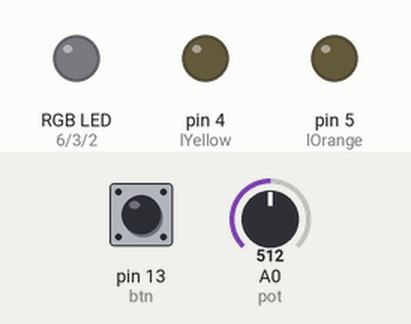
This sketch was run on a simulated Arduino Uno, built with avr-gcc and run on an emulated ATmega328P. On the bench: an RGB LED mixed from three pins (HIGH = lit), output pins drawn as LEDs (lit = HIGH). Dashed ring = blinking. The inputs (shaded band) are chosen by the test bench; at power-on: pin 13 (btn) LOW, A0 (pot) = 512.

Above: at 1.2 s.
1.3 s: pin 13 (btn) pulled HIGH for 0.15 s
At 2.5 s:
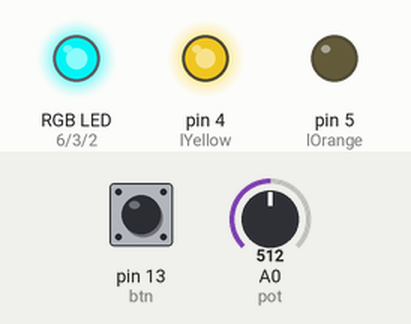
3.0 s: A0 (pot) set to 582
4.5 s: A0 (pot) set to 612
At 5.7 s:
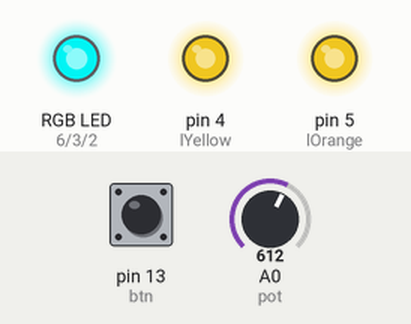
6.0 s: A0 (pot) set to 783
7.5 s: A0 (pot) set to 812
At 8.2 s:
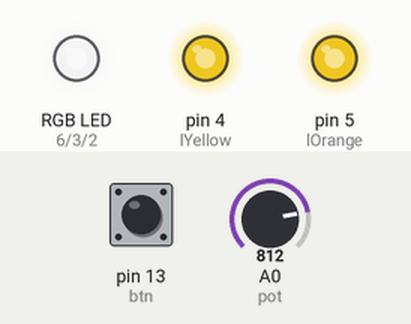
9.0 s: A0 (pot) set to 1010
10.5 s: A0 (pot) set to 1023
At 11.3 s:
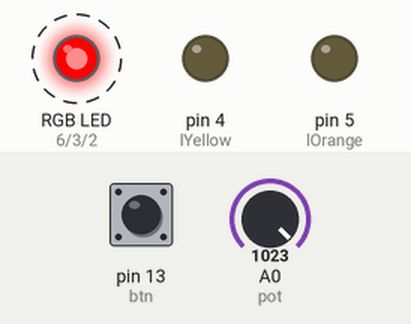
Timing chart, 0 to 22.0 s (numbered marks = the images above; inputs shaded):
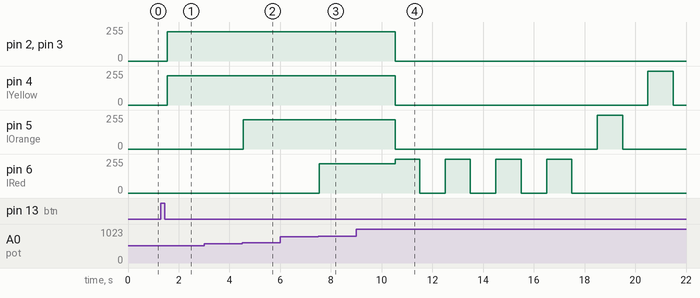

The sketch:

Act4.ino
```cpp
int lBlue =  2,
  lGreen = 3,
  lYellow = 4,
  lOrange = 5,
  lRed = 6,
  btn = 13,
  pot = A0;

int mode = 0; //0 = turnOff, 1= mode 1, 2 = mode 2

int sens = 0,
  btnState = 0,
  lastBtnState = 0;

unsigned long start1023 = 0;
bool in1023 = false;

void setup() {
  pinMode(lBlue, OUTPUT);
  pinMode(lGreen, OUTPUT);
  pinMode(lYellow, OUTPUT);
  pinMode(lOrange, OUTPUT);
  pinMode(lRed, OUTPUT);

  pinMode(pot, INPUT);
  pinMode(btn, INPUT);
}

void loop() {
  sens = analogRead(pot);
  btnState = digitalRead(btn);

  if(btnState == HIGH && lastBtnState == LOW) {
    mode = (mode % 2) + 1;

    delay(200);
  }

  lastBtnState = btnState;

  if(mode == 1)
    firtsMode();

  if(mode == 2)
    secondMode();
}

void turnOn(int pin){
  digitalWrite(pin, HIGH);
  delay(1000);
  digitalWrite(pin, LOW);
  delay(1000);
}

void reset() {
  digitalWrite(lBlue, LOW);
  digitalWrite(lGreen , LOW);
  digitalWrite(lYellow, LOW);
  digitalWrite(lOrange, LOW);
  digitalWrite(lRed, LOW);
};

void warning() {
  turnOn(lRed);
}

void sequence() {
  turnOn(lBlue);
  turnOn(lGreen);
  turnOn(lYellow);
  turnOn(lOrange);
  turnOn(lRed);
}

void reverseSequence() {
  turnOn(lRed);
  turnOn(lOrange);
  turnOn(lYellow);
  turnOn(lGreen);
  turnOn(lBlue);
}

void firtsMode() {
  reset();

  //Validaciones basicas por medida
  if(sens <= 200) {
    digitalWrite(lBlue, HIGH);
  }
  else if(sens <= 400) {
    digitalWrite(lBlue, HIGH);
    digitalWrite(lGreen , HIGH);
  }
  else if(sens <= 600) {
    digitalWrite(lBlue, HIGH);
    digitalWrite(lGreen , HIGH);
    digitalWrite(lYellow, HIGH);
  }
  else if(sens <= 800) {
    digitalWrite(lBlue, HIGH);
    digitalWrite(lGreen , HIGH);
    digitalWrite(lYellow, HIGH);
    digitalWrite(lOrange, HIGH);
  }
  else if(sens <= 1022) {
    digitalWrite(lBlue, HIGH);
    digitalWrite(lGreen , HIGH);
    digitalWrite(lYellow, HIGH);
    digitalWrite(lOrange, HIGH);
    digitalWrite(lRed, HIGH);
  }

  //Validacion para advertencia de 1023
  else if(sens == 1023) {
    if(!in1023) {
      in1023 = true;
      start1023 = millis(); //Inicializamos el contador de los segundos
    }

    warning(); // Secuencia de alerta para led rojo

    if(millis() - start1023 >= 5000) {
      reverseSequence();
      reverseSequence();

      reset();
      mode = 0; // Apagamos el sistema
      in1023 = false; //Retornamos el caso a falso
    }
  }

  if(sens != 1023) {
    in1023 = false; //Retornamos el caso a falso
  }
}

void secondMode() {
  reset();

  if(sens == 512) {
    sequence();
    reverseSequence();
  }
}
```

Measured:
- the behaviour switches between 600 and 601 on A0 (pot) (found by bisection; images 1 and 2)
- the behaviour switches between 800 and 801 on A0 (pot) (found by bisection; images 2 and 3)
- the behaviour switches between 1022 and 1023 on A0 (pot) (found by bisection; images 3 and 4)
- after the input at 1.3 s, pin 2 (lBlue), pin 3 (lGreen), pin 4 (lYellow): 0/255 → 219/255 after 0.24 s
- after the input at 3.0 s, every drawn part: stays the same
- after the input at 4.5 s, pin 5 (lOrange): 0/255 → 220/255 at once
- after the input at 6.0 s, every drawn part: stays the same
- after the input at 7.5 s, pin 6 (lRed): 0/255 → 220/255 at once
- after the input at 9.0 s, every drawn part: stays the same
- after the input at 10.5 s, pin 2 (lBlue), pin 3 (lGreen): 219/255 → 0/255 at once
